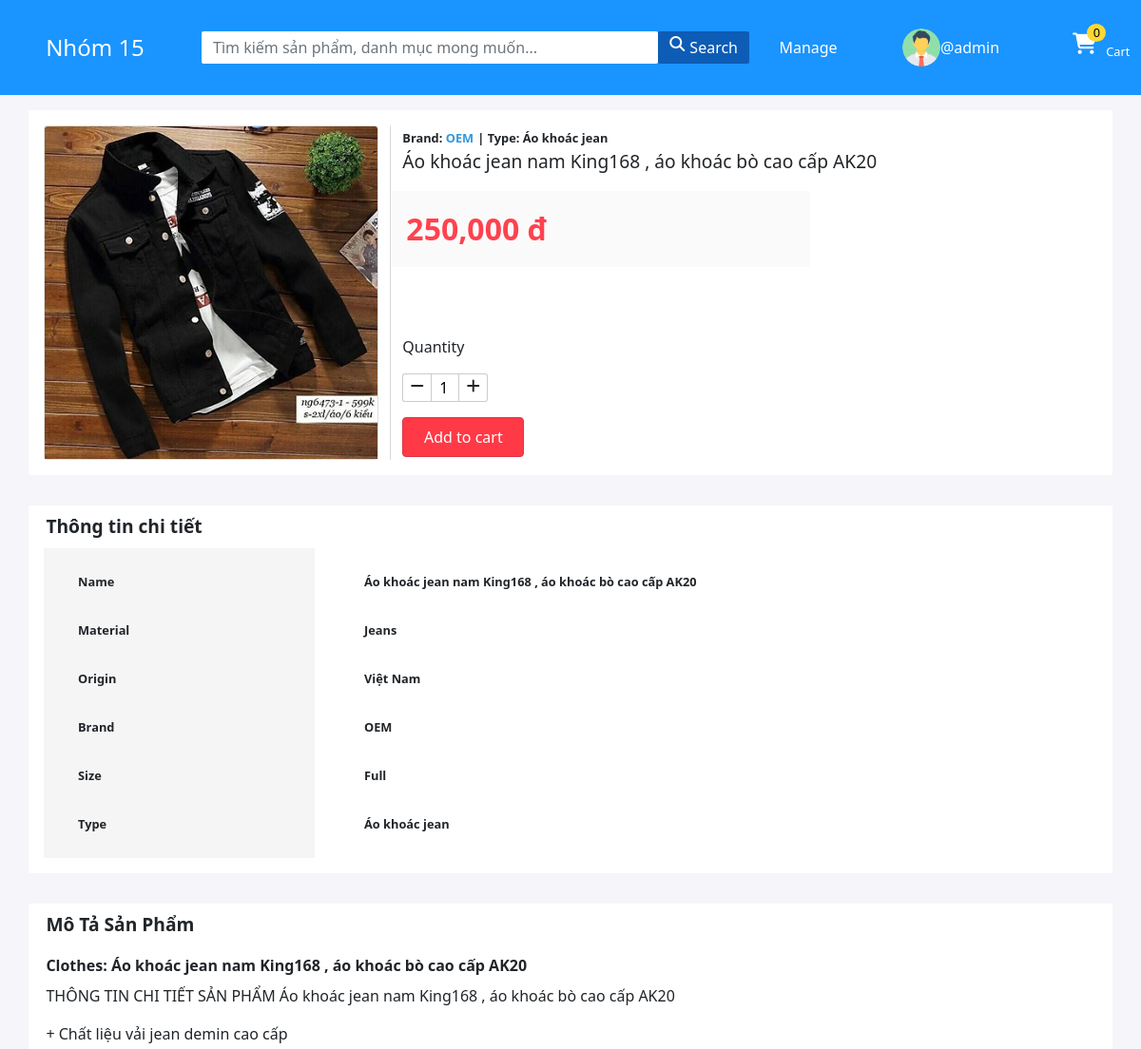
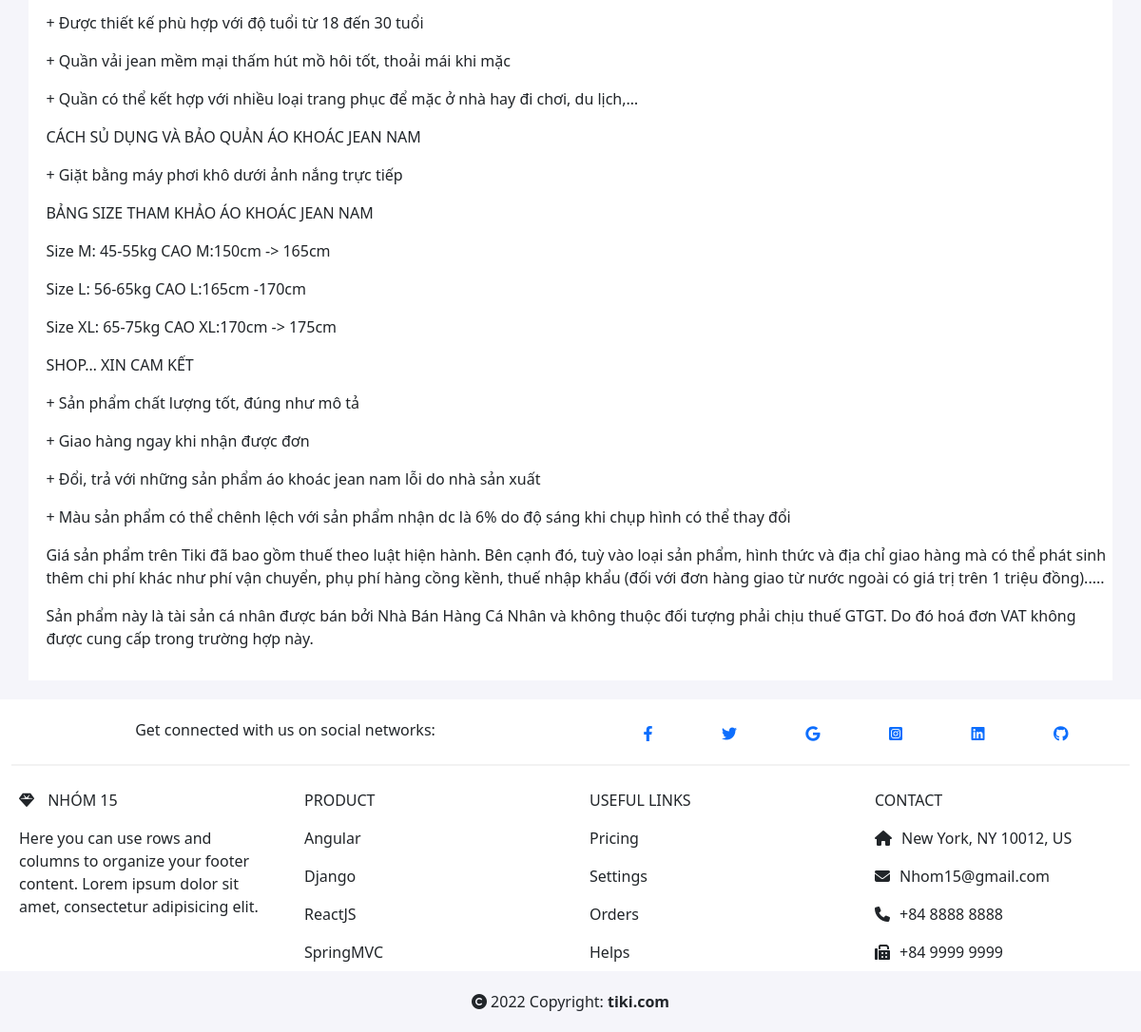
/order-product/2/20/ (signed in), run on the app's committed database (2 pictures, top to bottom).
### base/models.py (models this page shows, shortened)
class User(AbstractUser):
    functionality_of_user = models.ForeignKey(Function, on_delete=models.CASCADE, null=True, blank=True)
    name = models.CharField(max_length=200, null=True, blank=True)
    email = models.EmailField(unique=True, null=True)
    bio = models.TextField(null=True, blank=True)
    avatar = models.ImageField(null=True, default="avatar.png")
    full_name = models.TextField(max_length=100, null=True, blank=True)
    phone_number = models.CharField(max_length=20, null=True, blank=True)
    USERNAME_FIELD = 'email'
    REQUIRED_FIELDS = []

class Cart(models.Model):
    user = models.OneToOneField(User, on_delete = models.CASCADE)
    order = models.ManyToManyField(OrderProduct, blank=True)

class Product(models.Model):
    category = models.ForeignKey(Category, on_delete=models.SET_NULL, null=True, blank=True)
    name = models.CharField(max_length=200)
    image = models.ImageField(null=True, default = "default.png")
    description = models.TextField(null=True, blank= True)
    price = models.IntegerField()
    updated = models.DateTimeField(auto_now= True)
    created = models.DateTimeField(auto_now_add=True)
    class Meta:
        ordering  = ['-updated', '-created']

class Clothes(Product):
    material = models.TextField( null=True, blank=True)
    origin = models.TextField( null=True, blank=True)
    brand = models.TextField( null=True, blank=True)
    size = models.CharField(null=True, blank=True, max_length=100)
    type = models.TextField( null=True, blank=True)

class Category(models.Model):
    name = models.TextField(max_length=200)

### base/views.py (the view, shortened to what this page needs)
# urls.py: path('order-product/<str:CategoryId>/<str:pk>/', views.orderProduct, name='order-product'),
def orderProduct(request, CategoryId, pk):
    if request.user.is_authenticated:
        cart = Cart.objects.get(user__id = request.user.id)
    else:
        cart = {}
    category = Category.objects.get(id= CategoryId)
    if category.name == 'Book':
        product = Book.objects.get(id=pk)
        form = BookForm(instance=product)
    elif category.name == 'Mobile Phone':
        product = MobilePhone.objects.get(id=pk)
        form = MobilePhoneForm(instance=product)
    elif category.name =='Clothes':
        product = Clothes.objects.get(id=pk)
        form = ClothesForm(instance=product)
    context = {'product':product, 'category':category.name, "form":form, 'cart': cart}
    return render(request, 'base/order-product.html', context)

### base/templates/base/order-product.html (shortened to what this page needs)
{% extends 'index.html' %}
{% load static %}
{% block content %}
<div class="container-fluid" style="background-color: #f5f5fa; padding-top: 2rem;">
    <div class="container bg-white" style="padding: 1rem;">
        <div class="row">
            <div class="col-lg-4 col-sm-6 col-md-5" style="border-right: 1px solid #dadada;">
                <div class="card" style="width: 100%;">
                    <img class="card-img-top" src="{{product.image.url}}" alt="">
                </div>
            </div>
            <div class="col-lg-8 col-sm-6 col-md-7">
                <div class="row d-flex justify-content-start">
                    {% if category == 'Mobile Phone' %}
                    <div>
                        <span><strong class="fs-08">Brand: </strong></span>
                        <span style="color: #3498db; font-weight: bold;" class="fs-08">{{product.brand}}</span>
                        <span style="font-weight: bold;" class="fs-08"> | Gen: {{product.gen}}</span>
                    </div>
                    {% elif category == 'Clothes' %}
                    <div>
                        <span><strong class="fs-08">Brand: </strong></span>
                        <span style="color: #3498db; font-weight: bold;" class="fs-08">{{product.brand}}</span>
                        <span style="font-weight: bold;" class="fs-08"> | Type: {{product.type}}</span>
                    </div>
                    {% endif %}
                </div>
                <div class="row d-flex justify-content-start">
                    <div class="name-product-head">
                        <span class="fs-12">{{product.name}}</span>
                    </div>
                </div>
                <div class="row d-flex justify-content-start">
                    <div class="col-lg-7 col-sm-12 price-place" style="background-color: #fafafa;">
                        <span class="price-product">{{product.price}} đ</span>
                    </div>
                </div>
                <div class="row d-flex justify-content-start quantity-product-choice">
                    <div class="col-7">
                        <span>Quantity</span>
                        <div class="form-quantity row">
                            <form action="" method="post">
                                <div style="margin-bottom: 1rem;" class=" col-3 d-flex justify-content-start">
                                    <span id="decrement-quantity" class="btn-quantity btn-quantity-left"><i class="fa-solid fa-minus" ></i></span>
                                    <input type="text" value="1" id="quantity" name="quantity" class="quantity-value">
                                    <span id="increase-quantity" class="btn-quantity btn-quantity-right"  ><i class="fa-solid fa-plus"></i></span>
                                </div>
                                <div>
                                    <button type="submit" class="btn btn-danger btn-order">Add to cart</button>
                                </div>
                            </form>
                        </div>
                    </div>
                </div>
            </div>
        </div>
    </div>
    <div class="container bg-white" style="margin-top: 2rem; padding-bottom: 1rem;">
        <div class="title-product">Thông tin chi tiết</div>
        <div class="row">
            <div class="col-3 description-product-1">
                {% for fields in form %}
                {% if fields.label != 'Image' and fields.label != 'Category' and fields.label != 'Description' and fields.label != 'Price' and fields.value %}
                <div class="row fields-product">{{fields.label}}</div>
                {% endif %}
                {% endfor %}
            </div>
            <div class="col-7 description-product-2" style="margin-left: 1rem;">
                {% for fields in form %}
                {% if fields.label != 'Image' and fields.label != 'Category' and fields.label != 'Description' and fields.label != 'Price' and fields.value %}
                <div class="row fields-product">{{fields.value}} {{fields.help_text}}</div>
                {% endif %}
                {% endfor %}
            </div>
        </div>
    </div>
    <div class="container bg-white" style=" margin-top: 2rem; padding-bottom: 1rem;">
        <div class="title-product">Mô Tả Sản Phẩm</div>
        <div class="row">
            <div class="name-product">{{category}}: {{form.name.value}}</div>
        </div>
        <div class="row">
            <div class="decription-product">{{form.description.value|linebreaks}}</div>
        </div>
    </div>
</div>
{% endblock %}

### templates/navbar.html (shortened to what this page needs)
{% load static %}
<div class="navbar-position">
    <div class="container-fluid navbar-fixed fixed-top">
        <div class="row d-flex align-items-center justify-content-center h-100">
            <div class="col-2 text-center">
                <a href="{% url 'home' %}" class="nav-link text-white"><span style="font-size: 1.5rem;">Nhóm 15</span></a>
            </div>
            <div class="form-outline form-white col-6 text-center">
                <form class="d-flex search" action="" method="GET">
                    <input class="form-control " style="color: #78788e; border-radius: 2px; border: none;padding: 5px 12px; max-height: 40px;" type="text" placeholder="Tìm kiếm sản phẩm, danh mục mong muốn..." aria-label="Search" name="q" >
                    <button class="" style=" background-color: rgb(13 92 182); color: #ffffff; max-height: 40px; border: none; border-radius: 2px; padding: 5px 12px; display: inline-flex;" type="submit"><i class="fa-solid fa-magnifying-glass" style="margin-right: 5px;"></i> Search</button>
                </form>
            </div>
            {%  if request.user.functionality_of_user.name == 'Employee' or request.user.is_staff  %}
            <div class="col-1 text-center">
                <a href="{% url 'manage-product' %}" style="text-decoration: none;" class="text-white">
                   Manage
                </a>
            </div>
            {% endif %}
            <div class="col-2 text-white d-flex justify-content-center align-items-center">
                {% if request.user.is_authenticated %}
                <div class="">
                    <img src="{{request.user.avatar.url}}" alt="" srcset="" class="rounded-circle" style="width: 5vh; margin-right: 3%;">
                </div>
                <div class="d-flex flex-column align-items-center">
                    <div>
                        <a data-bs-toggle="collapse" data-bs-target="#demo" class="text-white">@{{request.user.username}}</a>
                    </div>
                </div>
                {% else %}
                <a href="{% url 'login' %}" style="text-decoration: none;" class="text-white"><i class="fa-solid fa-user-large" style="margin-right: 1rem;"></i>Login</a>
                {% endif %}
            </div>
            <div class="col-1">
                <a href="{% url 'cart' %}" class="nav-link text-white d-flex">
                    <div>
                        <div class="Cart-icon"><i class="fa-solid fa-cart-shopping cart-navbar-icon"></i>
                            <div class="announce">{{cart.order.all.count}}</div>
                        </div>
                    </div>
                    <span class="cart-navbar">Cart</span>
                </a>
            </div>
        </div>
    </div>
</div>

### static/style/style.css (style rules this page uses)
* { margin: 0; padding: 0; box-sizing: border-box; font-size: 1rem; }
a { text-decoration: none !important; cursor: pointer; }
html { background-color: #f5f5fa; }
.navbar-position { margin-bottom: 5.24rem; }
.navbar-fixed { background-color: #1a94ff; height: 100px; }
input { padding-left: 0.5rem; }
.fs-08 { font-size: 0.8rem; }
.fs-12 { font-size: 1.2rem; }
.price-place { padding: 1rem; }
.price-product { font-size: 2rem; color: #ff424e; font-weight: 700; }
.btn-quantity { height: 30px; width: 30px; background-color: #ffffff; border: 1px solid #ccc; cursor: pointer; text-align: center; align-items: center; }
.btn-quantity-left { border-right: none; border-top-left-radius: 3px; border-bottom-left-radius: 3px; }
.btn-quantity-right { border-left: none; border-top-right-radius: 3px; border-bottom-right-radius: 3px; }
.quantity-value { width: 30px; height: 30px; border: 1px solid #ccc; }
.quantity-product-choice { margin-top: 4.5em; }
.btn-order { width: 8em; padding: 0.5rem; background-color: #ff3945; }
.form-quantity { padding-top: 1rem; }
.description-product-1, .description-product-2 { margin-left: 1rem; padding-left: 2rem; padding-top: 0.6rem; padding-bottom: 0.6rem; }
.description-product-1 { background-color: #f5f5f5; }
.fields-product { padding: 1rem; font-size: 0.8rem; font-weight: 700; }
.title-product { font-weight: bold; font-size: 1.2rem; padding-left: 0.4rem; padding-top: 0.5rem; margin-bottom: 0.5rem; }
.name-product { font-size: 1rem; font-weight: bold; margin-left: 0.4rem; padding-top: 0.5rem; }
.decription-product { padding-top: 0.5rem; font-size: 0.9rem; margin-left: 0.4rem; }
.name-product-head { padding-bottom: 1rem; }
.decription-product { min-height: 5rem !important; }
.Cart-icon { position: relative; }
.announce { background-color: rgb(253 216 53); border-radius: 50%; position: absolute; right: -0.8em; top: -0.8em; padding: 0 .4rem; font-size: 0.8rem; color: #000000; }
.cart-navbar-icon { font-size: 1.4em; }
.cart-navbar { font-size: 0.8em; margin-top: 10px; margin-left: 10px; }

### data on the page
User: user.avatar (picture), user.username "admin"
Cart: order.all.count "0"
Product: image (picture), name "Áo khoác jean nam King168 , áo khoác bò cao cấp AK20", price "250,000", value "Áo khoác jean nam King168 , áo khoác bò cao cấp AK20", name.value "Áo khoác jean nam King168 , áo khoác bò cao cấp AK20", description.value "THÔNG TIN CHI TIẾT SẢN PHẨM Áo khoác jean nam King168 , áo khoác bò cao cấp AK20 + Chất liệu vải jean demin cao cấp + Được thiết kế phù hợp với độ tuổi từ 18 đến 30 tuổi + Quần vải jean mềm mại thấm hút mồ hôi tốt, thoải mái khi mặc + Quần có thể kết hợp với nhiều loại trang phục để mặc ở nhà hay đi chơi, du lịch,… CÁCH SỦ DỤNG VÀ BẢO QUẢN ÁO KHOÁC JEAN NAM + Giặt bằng máy phơi khô dưới ảnh nắng trực tiếp BẢNG SIZE THAM KHẢO ÁO KHOÁC JEAN NAM Size M: 45-55kg CAO M:150cm -> 165cm Size L: 56-65kg CAO L:165cm -170cm Size XL: 65-75kg CAO XL:170cm -> 175cm SHOP… XIN CAM KẾT + Sản phẩm chất lượng tốt, đúng như mô tả + Giao hàng ngay khi nhận được đơn + Đổi, trả với những sản phẩm áo khoác jean…"
Clothes: brand "OEM", type "Áo khoác jean", value "Jeans" "Việt Nam" "OEM" "Full" "Áo khoác jean"
Category: name "Clothes"

### other printed values
{{ fields.label }} "Name" "Material" "Origin" "Brand" "Size" "Type"
